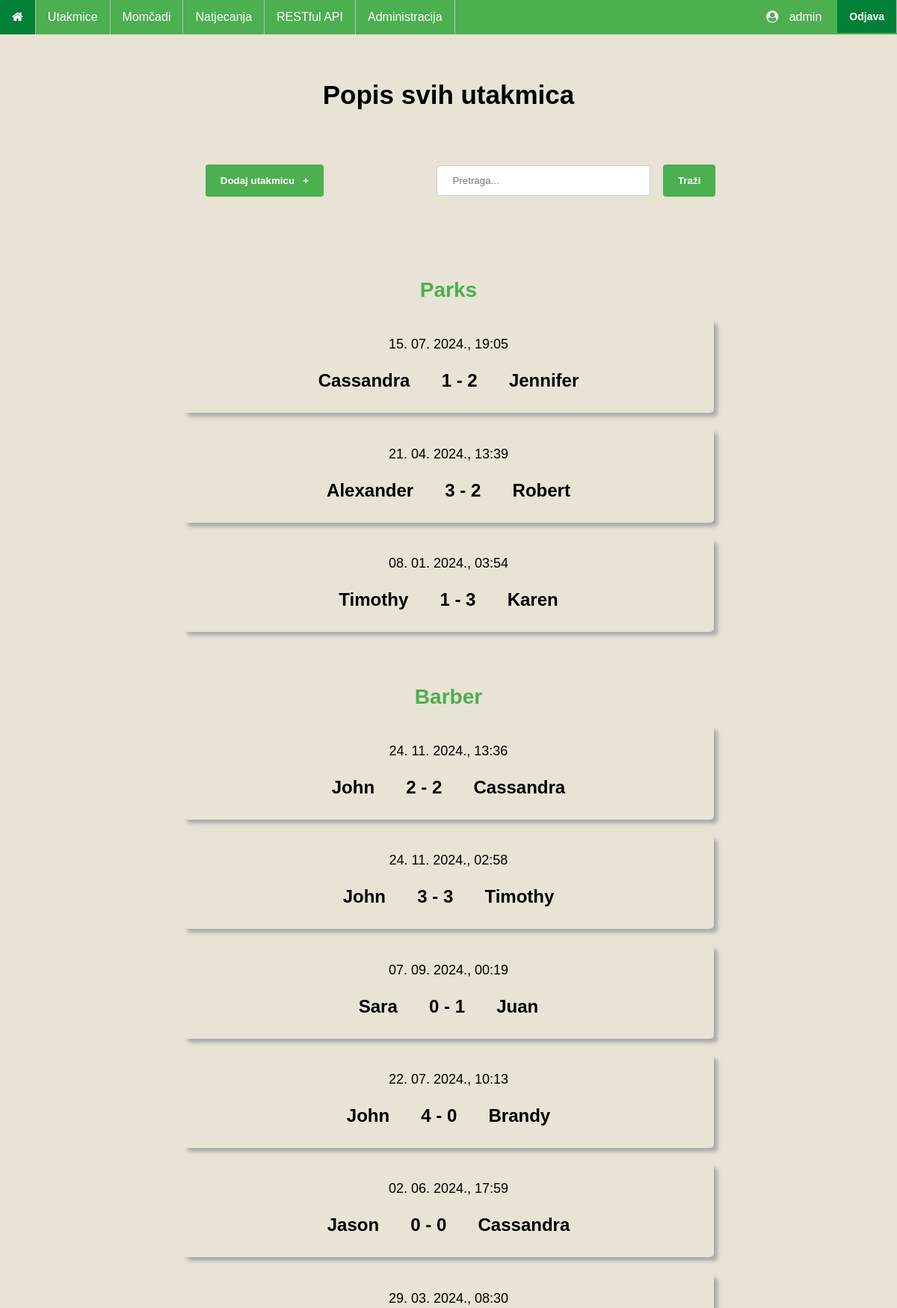
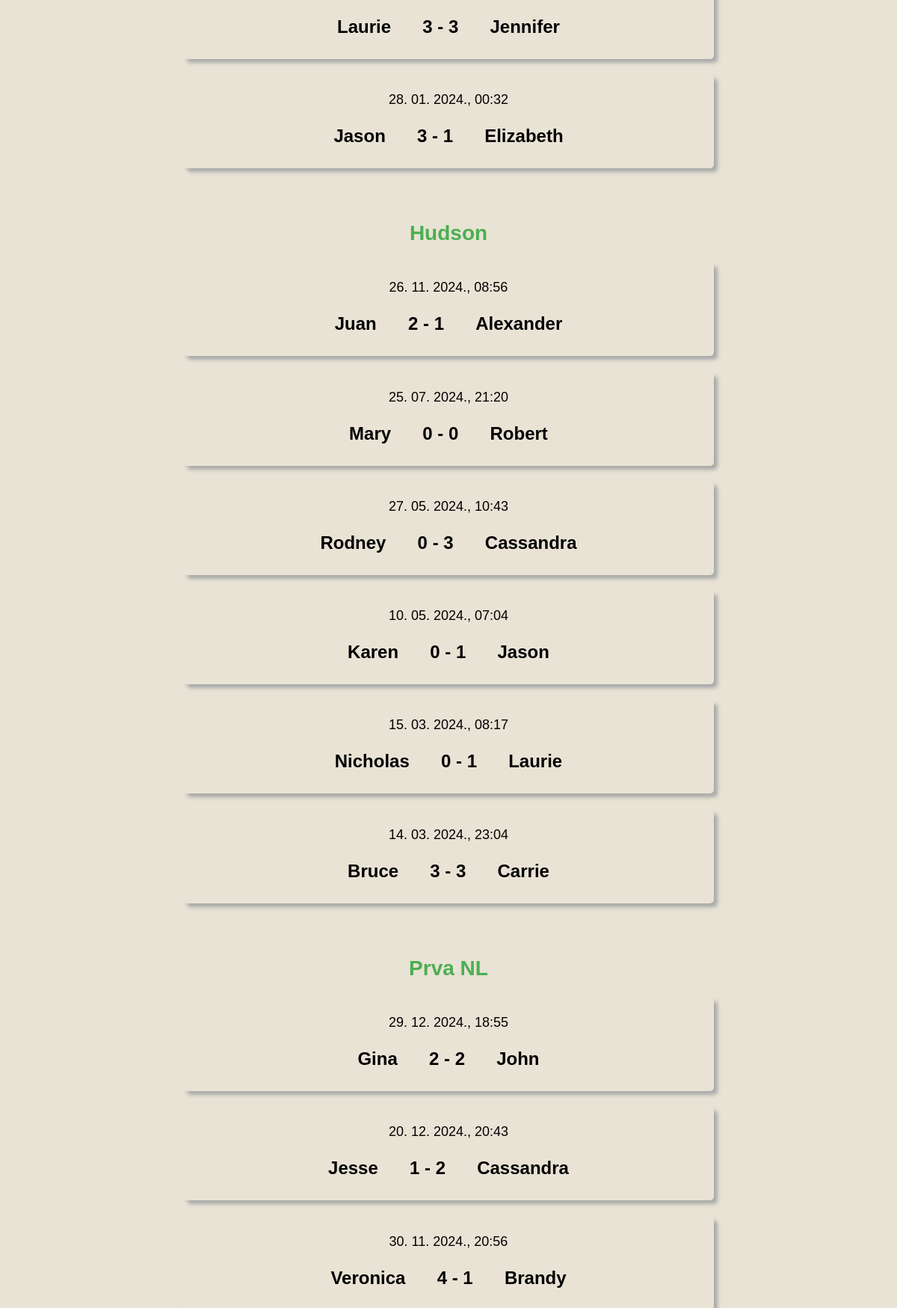
The page /matches/ (signed in) on the database its author committed (2 pictures, top to bottom).
### main/models.py (models this page shows, shortened)
class Competition(models.Model):
    competition_name = models.CharField(max_length=50)
    competition_country = models.CharField(max_length=30)
    competition_teams = models.ManyToManyField(Team)
    def __str__(self):
        return self.competition_name

class Match(models.Model):
    match_date = models.DateTimeField('Datum utakmice')
    match_stadium = models.TextField()
    match_competition = models.ForeignKey(Competition, on_delete=models.CASCADE, blank=True, null=True)
    match_team1 = models.ForeignKey(Team, on_delete=models.CASCADE, blank=True, null=True, related_name='team1')
    match_team2 = models.ForeignKey(Team, on_delete=models.CASCADE, blank=True, null=True, related_name='team2')
    match_score1 = models.IntegerField()
    match_score2 = models.IntegerField()

class Team(models.Model):
    team_name = models.CharField(max_length=50)
    team_stadium = models.TextField()
    team_country = models.CharField(max_length=30)
    def __str__(self):
        return '{}'.format(self.team_name)

### main/views.py (the view)
# urls.py: path('matches/', AllMatches, name='allMatches'),
@login_required
def AllMatches(request):
    matches = Match.objects.order_by('match_competition', '-match_date')
    search_query = request.GET.get('search', '')
    if search_query:  # user submitted search form
        matches = matches.filter(
            Q(match_team1__team_name__icontains = search_query) |
            Q(match_team2__team_name__icontains = search_query) |
            Q(match_competition__competition_name__icontains = search_query)
    )
    grouped_matches = {
        competition: list(matches)
        for competition, matches in groupby(matches, key=lambda x: x.match_competition)
    }
    return render(request, 'main/matches.html', {'grouped_matches': grouped_matches})

### templates/main/matches.html (shortened to what this page needs)
{% extends "base_generic.html" %}
{% block content %}
    <h1>Popis svih utakmica</h1>
    <div class="grid-container">
        {% if request.user.is_superuser %}
            <form action="{% url 'createMatch' %}">
                <input type="submit" value="Dodaj utakmicu   &#43;" class="addButton"/>
            </form>
        {% endif %}
        <span></span>
        <form class="searchOption" method="get" action="{% url 'allMatches' %}" style="margin-bottom: -3%;">
            <input
                type="text"
                name="search"
                placeholder="Pretraga..."
                value="{{ search_query }}"
            >
            <button type="submit">Traži</button>
        </form>
    </div>
    {% if grouped_matches.items %}
        {% for competition, matches in grouped_matches.items %}
            <h2><a href="{% url 'competitionDetails' competition.id %}">{{ competition }}</a></h2>
            {% for match in matches %}
                <a href="{% url 'matchDetails' match.id %}" class="match_link">
                    <div class="match">
                        <p class="match_date">{{ match.match_date|date:"d. m. Y., H:i" }}</p>
                        <p class="score">
                            {{ match.match_team1 }}
                            <span>
                                {{ match.match_score1 }} - {{ match.match_score2 }}
                            </span>
                            {{ match.match_team2 }}
                        </p>
                    </div>
                </a>
            {% endfor %}
        {% endfor %}
    {% else %}
        <p class="description" style="text-align: center;">Nema odigranih utakmica</p>
    {% endif %}
{% endblock %}

### templates/base_generic.html (shortened to what this page needs)
<!DOCTYPE html>
<html lang="hr">
<head>
    {% load static %}
    <link rel="stylesheet" type="text/css" href="{% static 'style.css' %}">
    <link rel="stylesheet" type="text/css" href="{% static 'matches.css' %}">
    <link rel="stylesheet" href="https://cdnjs.cloudflare.com/ajax/libs/font-awesome/4.7.0/css/font-awesome.min.css">
</head>
<body>
    <ul>
        <li><a href="/" title="Početna stranica"><i class="fa fa-home"></i></a></li>
        <li><a href="/matches/">Utakmice</a></li>
        <li><a href="/teams/">Momčadi</a></li>
        <li><a href="/competitions/">Natjecanja</a></li>
        <li><a href="/api/teams/">RESTful API</a></li>
        {% if request.user.is_superuser %}
            <li><a href="/adminDashboard/">Administracija</a></li>
        {% endif %}
        <li style="float:right">
            <form id="logout-form" method="post" action="{% url 'logout' %}">
                <button type="submit">Odjava</button>
            </form>
        </li>
        <li style="float:right" class="userProfile">
            <i class='fa fa-user-circle' style="margin-right: 10px;"></i> {{ user.username }}
        </li>
    </ul>
    <div class="content">
        {% block content %}
        {% endblock %}
    </div>
</body>
</html>

### main/static/style.css (style rules this page uses)
html { font-family: 'Franklin Gothic', 'Arial Narrow', Arial, sans-serif; background: #e8e3d5; }
h1 { text-align: center; font-size: 35px; margin-top: 15%; margin-bottom: 5%; }
h2 { text-align: center; font-size: 28px; margin-top: 10%; }
ul { list-style-type: none; margin: 0; padding: 0; width: 100%; position: fixed; top: 0; left: 0; overflow: hidden; background-color: #4CAF50; color: white; }
li { float: left; border-right:1px solid #bbb; }
li a { display: block; color: white; text-align: center; padding: 14px 16px; text-decoration: none; }
.userProfile { padding: 14px 16px; border: none; margin-right: 5px; }
#logout-form { background: #4CAF50 !important; padding: 0 !important; }
#logout-form button { font-size: 14px; color: white; background: #038037 !important; padding: 14px 16px !important; border: none; font-weight: bold; display: block; margin: 0; text-decoration: none; cursor: pointer; }
.content { display: block; margin: 0 auto; width: 60%; margin-bottom: 8%; }
form { width: 100%; border-radius: 5px; padding: 20px; font-size: 20px; }
input[type=text], input[type=password], select { width: 100%; padding: 12px 20px; margin: 8px 0; display: inline-block; border: 1px solid #ccc; border-radius: 4px; box-sizing: border-box; }
input[type=submit], .searchOption button { width: 100%; background-color: #4CAF50; color: white; font-weight: bold; padding: 14px 20px; margin: 8px 0; border: none; border-radius: 4px; cursor: pointer; }
.addButton { width: fit-content !important; }

### main/static/matches.css (style rules this page uses)
.searchOption input { width: 75%; margin-right: 3%; }
.searchOption button { width: fit-content; }
.match { width: 100%; border-radius: 5px; box-shadow: 5px 5px 5px #aaaaaa; margin-top: 3%; padding-top: 5px; padding-bottom: 5px; font-size: 18px; }
.match_date, .match_competition, .score { width: 100%; text-align: center; }
.score { font-size: 24px; font-weight: bold; }
.score span, .score_details span { margin-left: 5%; margin-right: 5%; }
.match_link:link { text-decoration: none; color: black; background: none; }
.score_details a:link, .match_details a:link, h2 a:link { text-decoration: none; color: #4CAF50; }
.grid-container { display: grid; grid-template-columns: auto auto auto; gap: 10px; padding: 10px; }
.grid-container span { text-align: center; }

### rows shown on the page
Competition: competition_name "Parks"
Match: match_date "15. 07. 2024., 19:05", match_team1 "Cassandra", match_score1 "1", match_score2 "2", match_team2 "Jennifer"
Match: match_date "21. 04. 2024., 13:39", match_team1 "Alexander", match_score1 "3", match_score2 "2", match_team2 "Robert"
Match: match_date "08. 01. 2024., 03:54", match_team1 "Timothy", match_score1 "1", match_score2 "3", match_team2 "Karen"
Competition: competition_name "Barber"
Match: match_date "24. 11. 2024., 13:36", match_team1 "John", match_score1 "2", match_score2 "2", match_team2 "Cassandra"
Match: match_date "24. 11. 2024., 02:58", match_team1 "John", match_score1 "3", match_score2 "3", match_team2 "Timothy"
Match: match_date "07. 09. 2024., 00:19", match_team1 "Sara", match_score1 "0", match_score2 "1", match_team2 "Juan"
Match: match_date "22. 07. 2024., 10:13", match_team1 "John", match_score1 "4", match_score2 "0", match_team2 "Brandy"
Match: match_date "02. 06. 2024., 17:59", match_team1 "Jason", match_score1 "0", match_score2 "0", match_team2 "Cassandra"
Match: match_date "29. 03. 2024., 08:30", match_team1 "Laurie", match_score1 "3", match_score2 "3", match_team2 "Jennifer"
Match: match_date "28. 01. 2024., 00:32", match_team1 "Jason", match_score1 "3", match_score2 "1", match_team2 "Elizabeth"
Competition: competition_name "Hudson"
Match: match_date "26. 11. 2024., 08:56", match_team1 "Juan", match_score1 "2", match_score2 "1", match_team2 "Alexander"
Match: match_date "25. 07. 2024., 21:20", match_team1 "Mary", match_score1 "0", match_score2 "0", match_team2 "Robert"
Match: match_date "27. 05. 2024., 10:43", match_team1 "Rodney", match_score1 "0", match_score2 "3", match_team2 "Cassandra"
Match: match_date "10. 05. 2024., 07:04", match_team1 "Karen", match_score1 "0", match_score2 "1", match_team2 "Jason"
Match: match_date "15. 03. 2024., 08:17", match_team1 "Nicholas", match_score1 "0", match_score2 "1", match_team2 "Laurie"
Match: match_date "14. 03. 2024., 23:04", match_team1 "Bruce", match_score1 "3", match_score2 "3", match_team2 "Carrie"
Competition: competition_name "Prva NL"
Match: match_date "29. 12. 2024., 18:55", match_team1 "Gina", match_score1 "2", match_score2 "2", match_team2 "John"
Match: match_date "20. 12. 2024., 20:43", match_team1 "Jesse", match_score1 "1", match_score2 "2", match_team2 "Cassandra"
Match: match_date "30. 11. 2024., 20:56", match_team1 "Veronica", match_score1 "4", match_score2 "1", match_team2 "Brandy"

### other values the page prints
{{ user.username }} "admin"
